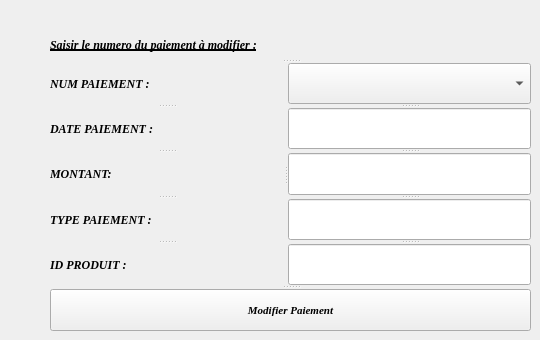
      <widget class="QWidget" name="tab_13">
       <attribute name="title">
        <string>MODIFICATION</string>
       </attribute>
       <widget class="QSplitter" name="splitter_22">
        <property name="geometry">
         <rect>
          <x>50</x>
          <y>30</y>
          <width>481</width>
          <height>301</height>
         </rect>
        </property>
        <property name="orientation">
         <enum>Qt::Vertical</enum>
        </property>
        <widget class="QLabel" name="label_19">
         <property name="font">
          <font>
           <family>Georgia</family>
           <pointsize>9</pointsize>
           <weight>75</weight>
           <italic>true</italic>
           <bold>true</bold>
           <underline>true</underline>
          </font>
         </property>
         <property name="text">
          <string>Saisir le numero du paiement à modifier :</string>
         </property>
        </widget>
        <widget class="QSplitter" name="splitter_21">
         <property name="orientation">
          <enum>Qt::Vertical</enum>
         </property>
         <widget class="QSplitter" name="splitter_20">
          <property name="orientation">
           <enum>Qt::Horizontal</enum>
          </property>
          <widget class="QSplitter" name="splitter_18">
           <property name="orientation">
            <enum>Qt::Vertical</enum>
           </property>
           <widget class="QLabel" name="reference_9">
            <property name="font">
             <font>
              <family>Georgia</family>
              <pointsize>9</pointsize>
              <weight>75</weight>
              <italic>true</italic>
              <bold>true</bold>
              <underline>false</underline>
             </font>
            </property>
            <property name="text">
             <string>NUM PAIEMENT :</string>
            </property>
           </widget>
           <widget class="QLabel" name="quantite_9">
            <property name="font">
             <font>
              <family>Georgia</family>
              <pointsize>9</pointsize>
              <weight>75</weight>
              <italic>true</italic>
              <bold>true</bold>
              <underline>false</underline>
             </font>
            </property>
            <property name="text">
             <string>DATE PAIEMENT :</string>
            </property>
           </widget>
           <widget class="QLabel" name="prix_8">
            <property name="font">
             <font>
              <family>Georgia</family>
              <pointsize>9</pointsize>
              <weight>75</weight>
              <italic>true</italic>
              <bold>true</bold>
              <underline>false</underline>
             </font>
            </property>
            <property name="text">
             <string>MONTANT:</string>
            </property>
           </widget>
           <widget class="QLabel" name="type_9">
            <property name="font">
             <font>
              <family>Georgia</family>
              <pointsize>9</pointsize>
              <weight>75</weight>
              <italic>true</italic>
              <bold>true</bold>
              <underline>false</underline>
             </font>
            </property>
            <property name="text">
             <string>TYPE PAIEMENT :</string>
            </property>
           </widget>
           <widget class="QLabel" name="type_10">
            <property name="font">
             <font>
              <family>Georgia</family>
              <pointsize>9</pointsize>
              <weight>75</weight>
              <italic>true</italic>
              <bold>true</bold>
              <underline>false</underline>
             </font>
            </property>
            <property name="text">
             <string>ID PRODUIT :</string>
            </property>
           </widget>
          </widget>
          <widget class="QSplitter" name="splitter_19">
           <property name="orientation">
            <enum>Qt::Vertical</enum>
           </property>
           <widget class="QComboBox" name="comboBox_4"/>
           <widget class="QLineEdit" name="nom_5"/>
           <widget class="QLineEdit" name="prenom_5"/>
           <widget class="QLineEdit" name="matricule_5"/>
           <widget class="QLineEdit" name="age_5"/>
          </widget>
         </widget>
         <widget class="QPushButton" name="modifier_3">
          <property name="font">
           <font>
            <family>Georgia</family>
            <pointsize>8</pointsize>
            <weight>75</weight>
            <italic>true</italic>
            <bold>true</bold>
            <underline>false</underline>
           </font>
          </property>
          <property name="text">
           <string>Modifier Paiement</string>
          </property>
         </widget>
        </widget>
       </widget>
      </widget>
